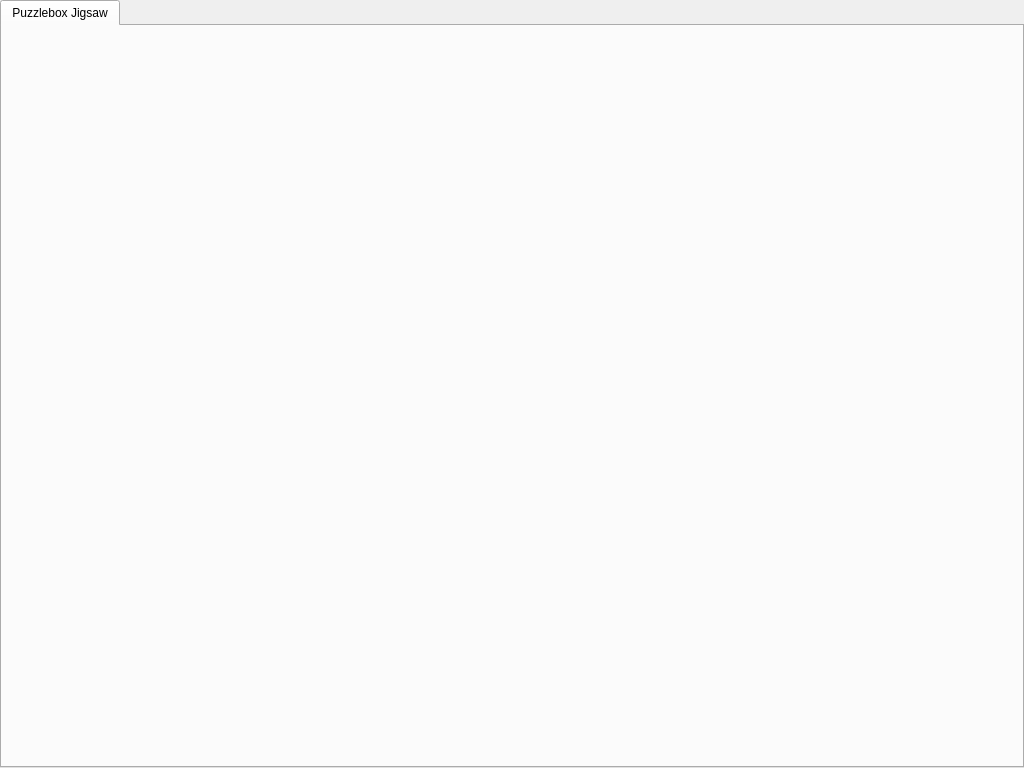
<?xml version="1.0" encoding="UTF-8"?>
<ui version="4.0">
 <class>Form</class>
 <widget class="QWidget" name="Form">
  <property name="geometry">
   <rect>
    <x>0</x>
    <y>0</y>
    <width>1024</width>
    <height>768</height>
   </rect>
  </property>
  <property name="sizePolicy">
   <sizepolicy hsizetype="Minimum" vsizetype="Minimum">
    <horstretch>0</horstretch>
    <verstretch>0</verstretch>
   </sizepolicy>
  </property>
  <property name="windowTitle">
   <string>Puzzlebox Jigsaw</string>
  </property>
  <property name="windowIcon">
   <iconset>
    <normaloff>images/puzzlebox.ico</normaloff>images/puzzlebox.ico</iconset>
  </property>
  <layout class="QGridLayout" name="gridLayout_2">
   <property name="margin">
    <number>0</number>
   </property>
   <property name="spacing">
    <number>0</number>
   </property>
   <item row="0" column="0">
    <widget class="QTabWidget" name="tabWidget">
     <property name="currentIndex">
      <number>0</number>
     </property>
     <widget class="QWidget" name="tabMain">
      <property name="enabled">
       <bool>true</bool>
      </property>
      <attribute name="title">
       <string>Puzzlebox Jigsaw</string>
      </attribute>
     </widget>
    </widget>
   </item>
  </layout>
 </widget>
 <resources/>
 <connections/>
</ui>
